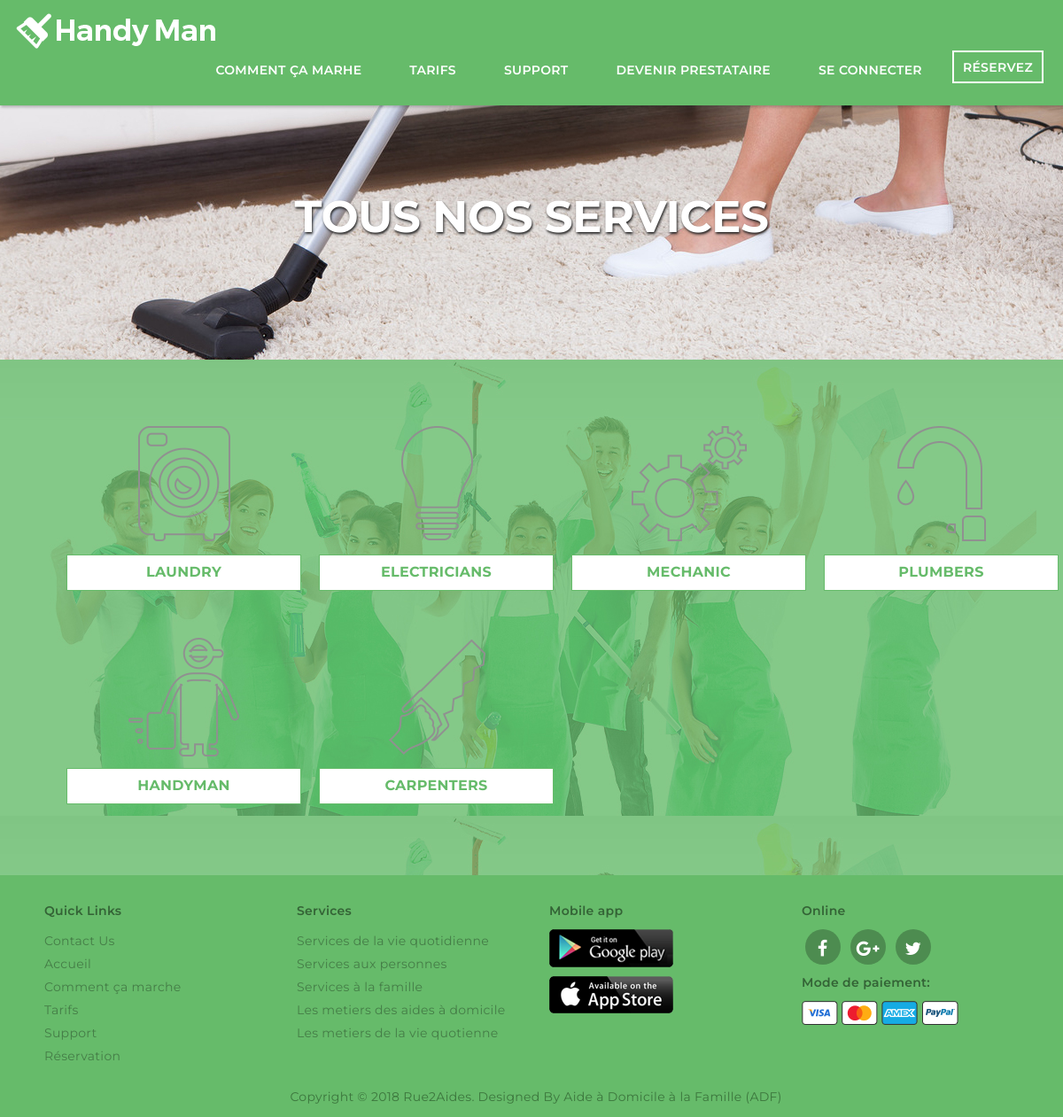
/users/all_services.php, run on the app's committed database.
### tables this page shows
CREATE TABLE IF NOT EXISTS `sv_admin_login` (
  `admin_id` int(20) NOT NULL AUTO_INCREMENT,
  `user_name` varchar(255) NOT NULL,
  `password` varchar(255) NOT NULL,
  `email_id` varchar(255) NOT NULL,
  `site_name` varchar(255) NOT NULL,
  `logo` varchar(255) NOT NULL,
  `favicon` varchar(255) NOT NULL,
  `site_desc` varchar(255) NOT NULL,
  `keyword` varchar(255) NOT NULL,
  `site_url` varchar(255) NOT NULL,
  `paypal_id` varchar(200) NOT NULL,
  `currency_mode` varchar(200) NOT NULL,
  `paypal_site_mode` varchar(200) NOT NULL,
  PRIMARY KEY (`admin_id`)
);

CREATE TABLE IF NOT EXISTS `sv_services` (
  `services_id` int(25) NOT NULL AUTO_INCREMENT,
  `services_name` varchar(255) NOT NULL,
  `service_img` varchar(255) NOT NULL,
  PRIMARY KEY (`services_id`)
);

### users/all_services.php (the view, shortened to what this page needs)
  <body class="splash-index">
        <?php include("../header.php") ?>
<section class="teaser bg-top ">
<div class="min-space"></div>
<div class="min-space"></div>
<div class="min-space"></div>
<h1 class="sub-title">Tous nos services</h1>
<div class="min-space"></div>
<div class="min-space"></div>
</section>
<section id="trustandsecurity-teaser" class="teaser" style="background:url(img/slide.jpg);padding:50px;">
<div class="container">
<?php
    $res1=mysql_query("select * from sv_services");
    while($row1=mysql_fetch_array($res1))
    {
                    $services_name=mysql_real_escape_string($row1['services_name']);
                    $service_img=mysql_real_escape_string($row1['service_img']);
            ?>
            <ul class="ser-img">
        <li class="col-md-3 col-sm-3 col-lg-3 home_icon" ><img src="../admincp/admin-logo/<?php echo $service_img;?>">
        <p class="ser-img-title"><?php echo $services_name; ?></p></li>
        </ul>
            <?php } ?>
 </div>
</section>
<?php include("../footer.php") ?>
  </body>
</html>

### header.php (shortened to what this page needs)
<html>
 <?php
 include("connection.php");
 $res=mysqli_fetch_array(mysqli_query($con,"select * from sv_admin_login"));
    $logo=mysqli_real_escape_string($con,$res['logo']);
    $site_url=mysqli_real_escape_string($con,$res['site_url']);
 ?>
  <head>
    <link rel="stylesheet" href="<?php echo $site_url; ?>/css/font-awesome.min.css" type="text/css">
    <link rel="stylesheet" href="<?php echo $site_url; ?>/css/style.css" />
    <link rel="stylesheet" media="screen" href="<?php echo $site_url; ?>/css/index.css" />
    <link rel="stylesheet" media="screen" href="<?php echo $site_url; ?>/css/responsive.css" />
    <link rel="stylesheet" href="<?php echo $site_url; ?>/css/bootstrap.min.css" type="text/css">
    </head>
    <header class="header-main header-main--light">
        <nav class="site-nav reversed">
            <div class="container">
                <nav class="navbar navbar-inverse navbar-static-top marginBottom-0" role="navigation">
                    <div class="navbar-header">
                        <?php
                            if($logo=="") { ?>
                                <a href="<?php echo $site_url; ?>" class="site-logo"><img src="<?php echo $site_url; ?>/admincp/admin-logo/default-logo.png" alt="" ></a>
                            <?php } else {     ?>
                                <a href="<?php echo $site_url; ?>" class="site-logo"><img src="<?php echo $site_url; ?>/admincp/admin-logo/<?php echo $logo;?>"></a>
                            <?php } ?>
                    </div>
                    <div class="collapse navbar-collapse" id="navbar-collapse-1">
                        <ul class="nav navbar-nav pull-right">
                            <li><a class="nav__link" href="<?php echo $site_url; ?>/users/howitworks.php">Comment ça marhe</a></li>
                            <li><a class="nav__link" href="<?php echo $site_url; ?>/users/pricing.php">Tarifs</a></li>
                            <li><span class="link_to_another_page"><a class="nav__link" href="<?php echo $site_url; ?>/users/help.php">Support</a></span></li>
                            <li><span class="link_to_another_page"><a class="nav__link" href="<?php echo $site_url; ?>/users/apply.php">Devenir prestataire</a></span></li>
                            <?php
                                if(!isset($_SESSION['phone_no'])) { ?>
                                <li><a class="nav__link sign-in" href="<?php echo $site_url; ?>/users/sign_in.php">Se connecter</a></li><?php } ?>
                             <li><span class="link_to_another_page"><a class="nav__link nav__link--prominent" href="<?php echo $site_url; ?>/users/order.php">Réservez</a></span></li>
                        </ul>
                    </div>
                </nav>
            </div>
        </nav>
    </header>

### footer.php (shortened to what this page needs)
<?php
$res         = mysql_fetch_array(mysql_query("select * from sv_admin_login"));
$site_url    = mysql_real_escape_string($res['site_url']);
?>
<footer class="footer">
  <div class="container">
    <div class="footer-content col-lg-3 col-md-3 col-sm-3 col-sm-4 col-lg-4">
      <h5 class="footer-content__title">Quick Links</h5>
      <ul class="footer-content__list">
      <li><a href="<?php
echo $site_url ;
?>/users/contact.php">Contact Us</a></li>
        <li><a href="<?php
echo $res['site_url'];
?>">Accueil</a></li>
        <li><a href="<?php
echo $res['site_url'];
?>/users/howitworks.php">Comment ça marche</a></li>
        <li><a href="<?php
echo $res['site_url'];
?>/users/pricing.php">Tarifs</a></li>
        <li><a href="<?php
echo $res['site_url'];
?>/users/help.php">Support</a></li>
        <li><a href="<?php
echo $res['site_url'];
?>/users/order.php">Réservation</a></li>
      </ul>
    </div>
    <div class="footer-content col-lg-3 col-md-3 col-sm-3 col-sm-4 col-lg-4">
      <h5 class="footer-content__title">Services</h5>
      <ul class="footer-content__list">
        <li><a href="#">Services de la vie quotidienne</a></li>
        <li><a href="#">Services aux personnes</a></li>
        <li><a href="#">Services à la famille</a></li>
        <li><a href="#">Les metiers des aides à domicile</a></li>
        <li><a href="#">Les metiers de la vie quotienne</a></li>
      </ul>
    </div>
     <div class="footer-content col-lg-3 col-md-3 col-sm-3 col-sm-4 col-lg-4">
      <h5 class="footer-content__title">Mobile app</h5>
      <ul class="footer-content__list">
     <a href="#"><img style="margin-bottom:10px;" src="<?php
echo $res['site_url'];
?>/img/app1.png"></a>
          <a href="#"><img src="<?php
echo $res['site_url'];
?>/img/app2.png"></a>
        </ul>
    </div>
    <div class="footer-content col-lg-3 col-md-3 col-sm-3 col-sm-4 col-lg-4">
      <div class="footer-content__social social">
          <h5 class="footer-content__title">Online</h5>
          <a class="social__action" href="#">
            <i class="fa fa-facebook" aria-hidden="true"></i></a>
          <a class="social__action" href="#">
           <i class="fa fa-google-plus" aria-hidden="true"></i></a>
           <a class="social__action" href="#">
           <i class="fa fa-twitter" aria-hidden="true"></i></a>
         </div>
      <div class="mobile-app">
          <h5 class="footer-content__title">Mode de paiement:</h5>
          <img src="<?php
echo $res['site_url'];
?>/img/visa.png" alt="Visa" />
          <img src="<?php
echo $res['site_url'];
?>/img/mastercard.png" alt="Mastercard" />
          <img src="<?php
echo $res['site_url'];
?>/img/american_express.png" alt="American express" />
          <img src="<?php
echo $res['site_url'];
?>/img/paypal.png" alt="Paypal" />
      </div>
    </div>
  </div>
  <div class="footer__copyright container">
    <p>
Copyright &#169; 2018 Rue2Aides. Designed By <a href="http://sangvish.com/" target="_blank">Aide à Domicile à la Famille (ADF)</a>
    </p>
  </div>
</footer>

### css/style.css (style rules this page uses)
.bg-top { background: url(../img/cleaner.jpg); background-position:left center; display:inline-block; width:100%; }
.navbar-inverse { background:transparent;border:0; }
section { padding-left: 15px; }
.min-space { padding:30px 0; }

### css/responsive.css (style rules this page uses)
img { display: inline-block; vertical-align: middle }

### data on the page
sv_admin_login: site_url+logo (picture), site_url (picture)
sv_services: service_img (picture), services_name "LAUNDRY"
sv_services: service_img (picture), services_name "ELECTRICIANS"
sv_services: service_img (picture), services_name "MECHANIC"
sv_services: service_img (picture), services_name "PLUMBERS"
sv_services: service_img (picture), services_name "HANDYMAN"
sv_services: service_img (picture), services_name "CARPENTERS"
